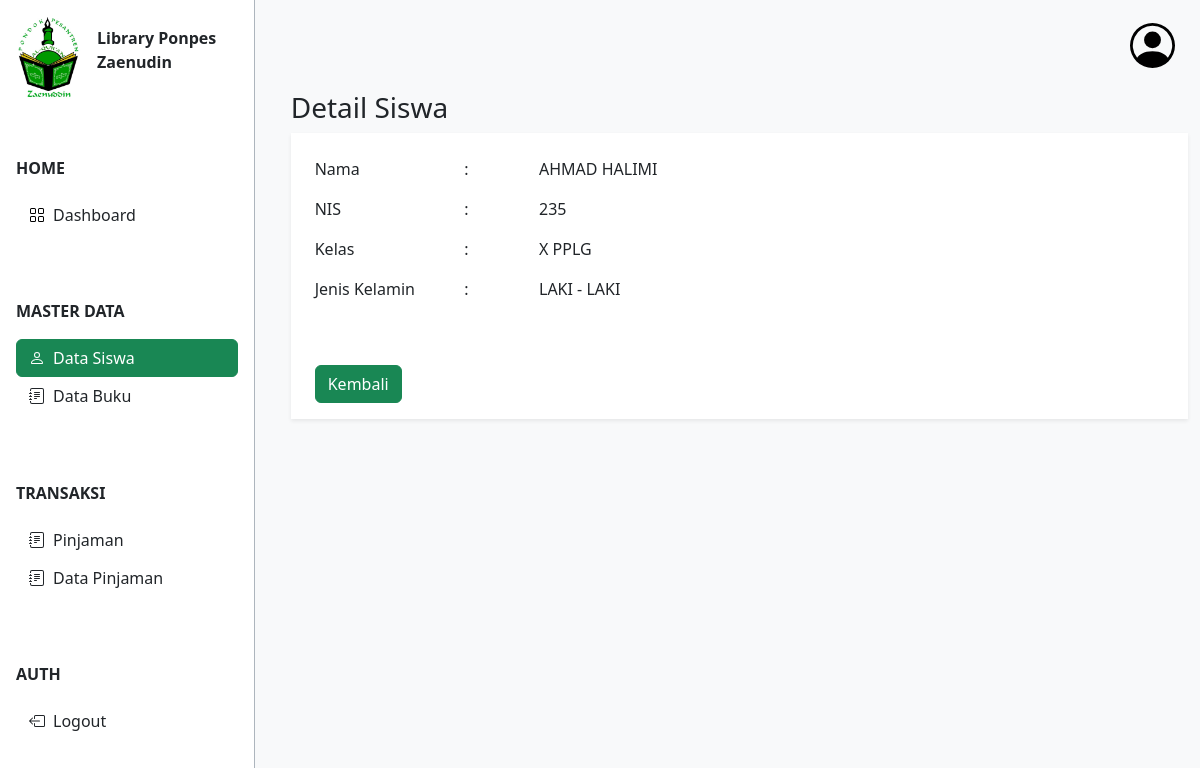
The app's page /siswa/tampil.php?id=1 (signed in) with its own data.
### tables this page shows
CREATE TABLE `siswa` (
  `id` bigint(20) UNSIGNED NOT NULL,
  `nama` varchar(100) NOT NULL,
  `nis` varchar(11) NOT NULL,
  `kelas` varchar(10) NOT NULL,
  `gender` tinyint(1) NOT NULL
);

### siswa/tampil.php (the view, shortened to what this page needs)
<?php
  require_once '../koneksi.php';
  $id = $_GET['id'];
  $sql = "SELECT * FROM siswa WHERE id=$id";
  $result = mysqli_query($conn, $sql);
?>
<!DOCTYPE html>
<html lang="en">
  <head>
    <link href="../bootstrap5/css/bootstrap.min.css" rel="stylesheet">
  </head>
  <body style="height: 100vh;">
    <div class="main h-100 w-100 d-flex g-0">
      <div class="d-flex ms-3 pe-3 flex-column border-end border-dark-subtle border-1 justify-content-start h-100 w-25">
        <div class="logo d-flex column-gap-3 align-items-center mt-3 mb-5 ">
          <img src="../img/logo.jpeg" alt="logo" width="65">
          <p class="d-flex flex-column fw-bold">
            <span>Library Ponpes</span>
            <span>Zaenudin</span>
          </p>
        </div>
        <div class="navbar d-flex flex-column align-items-start h-75 w-100">
          <div class="home w-100">
            <p class="fw-bold">HOME</p>
            <div class="dashboard">
              <a href="../dashboard.php" class="btn dashboard-btn d-flex align-items-center">
                <span class="">Dashboard</span>
              </a>
            </div>
          </div>
          <div class="master-data w-100">
            <p class="fw-bold">MASTER DATA</p>
            <a href="../data-siswa.php" class="data-siswa-btn btn btn-success d-flex align-items-center">
              <span class="">Data Siswa</span>
            </a>
            <a href="../data-buku.php" class="data-buku-btn btn d-flex align-items-center ">
              <span class="">Data Buku</span>
            </a>
          </div>
          <div class="transaksi w-100">
            <p class="fw-bold">TRANSAKSI</p>
            <a href="../pinjaman.php" class="pinjaman-btn btn d-flex align-items-center ">
              <span class="">Pinjaman</span>
            </a>
            <a href="../data-pinjaman.php" class="data-pinjaman-btn btn d-flex align-items-center ">
              <span class="">Data Pinjaman</span>
            </a>
          </div>
          <div class="auth w-100">
            <p class="fw-bold">AUTH</p>
            <a href="../logout.php" class="logout-btn btn d-flex align-items-center ">
              <span class="">Logout</span>
            </a>
          </div>
        </div>
      </div>
      <div class="right-side bg-body-tertiary container-fluid mx-0">
        <div class="header-right d-flex justify-content-end mb-2">
          <a class="account btn mt-3" href="">
            <img src="../img/icon/person-circle.svg" alt="">
          </a>
        </div>
        <h3 class="fs-3 ps-4 mt-3">Detail Siswa</h3>
        <div class="sample-data-buku bg-body shadow-sm ms-4">
        <?php
          if ($result) {
            $row = mysqli_fetch_assoc($result);
        ?>
          <div class="row mb-3 ps-4 pt-4">
              <div class="col-2">Nama</div>
              <div class="col-1">:</div>
              <div class="col"><?php echo $row["nama"]?></div>
          </div>
          <div class="row mb-3 ps-4">
              <div class="col-2">NIS</div>
              <div class="col-1">:</div>
              <div class="col"><?php echo $row["nis"]?></div>
          </div>
          <div class="row mb-3 ps-4">
              <div class="col-2">Kelas</div>
              <div class="col-1">:</div>
              <div class="col"><?php echo $row["kelas"] ?></div>
          </div>
          <div class="row mb-3 ps-4">
              <div class="col-2">Jenis Kelamin</div>
              <div class="col-1">:</div>
              <div class="col"><?php echo ($row["gender"] == 1) ? 'LAKI - LAKI' : 'PEREMPUAN' ?></div>
          </div>
          <a class="btn btn-success ms-4 mt-5 mb-3" href="../data-siswa.php">Kembali</a>
        </div>
        <?php
            } else {
            echo "Error: " . mysqli_error($conn);
          }
        ?>
      </div>
  </body>
</html>

### records on screen
siswa: nama "AHMAD HALIMI", nis "235", kelas "X PPLG"
